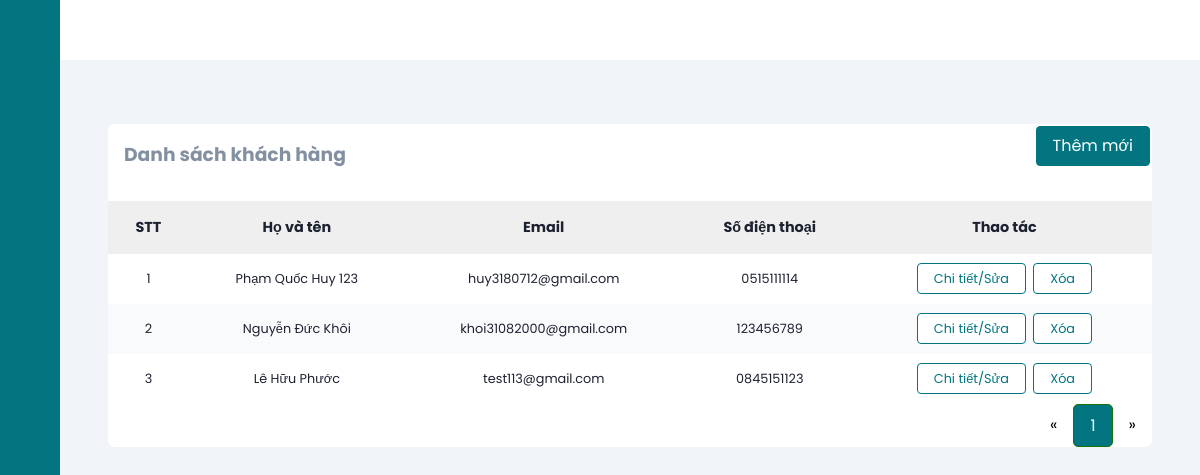
The page /userManage (signed in) on the database its author committed.
### tables this page shows
CREATE TABLE `users` (
  `id` int(11) NOT NULL,
  `fullName` varchar(255) NOT NULL,
  `email` varchar(255) NOT NULL,
  `dob` date NOT NULL,
  `address` varchar(500) NOT NULL,
  `password` varchar(255) NOT NULL,
  `roleId` int(11) NOT NULL,
  `status` tinyint(1) NOT NULL,
  `captcha` varchar(50) DEFAULT NULL,
  `isConfirmed` tinyint(4) NOT NULL DEFAULT 0,
  `phone` varchar(11) NOT NULL,
  `provinceId` varchar(5) NOT NULL,
  `districtId` varchar(5) NOT NULL,
  `wardId` varchar(5) NOT NULL,
  `delete_flg` int(11) DEFAULT 0
);

### mvc/core/ControllerBase.php (called while the page is built, shortened)
<?php
class ControllerBase{
    public function view($view, $data=[]){
        require_once "./mvc/views/".$view.".php";
    }
}
?>

### mvc/controllers/UserManage.php (called while the page is built, shortened)
<?php
class UserManage extends ControllerBase
{
    public function index($page = 1)
    {
        $user = $this->model("UserManageModel");
        $userList = ($user->getAllAdmin($page['page'] ?? 1))->fetch_all(MYSQLI_ASSOC);
        $countPaging = $user->getCountPaging(8);
        $this->view("admin/userList", [
            "headTitle" => "Quản lý khách hàng",
            "adminList" => $userList,
            'countPaging'=>$countPaging
        ]);
    }
}

### mvc/core/App.php (called while the page is built, shortened)
<?php
class App
{
    protected $action = "Index";
    function __construct()
    {
        $arr = $this->UrlProcess();
        if (file_exists("./mvc/controllers/" . $arr[0] . ".php")) {
            unset($arr[0]);
        }
        $this->controller = new $this->controller;
        $this->params = $arr ? array_values($arr) : [];
        array_push($this->params, $_GET);
        call_user_func_array([$this->controller, $this->action], $this->params);
    }
    function UrlProcess()
    {
        if (isset($_GET["url"])) {
            return explode("/", filter_var(trim($_GET["url"], "/")));
        }
    }
}

### index.php (called while the page is built, shortened)
<?php
$myApp = new App();
?>

### mvc/core/DB.php (called while the page is built, shortened)
<?php
class DB{
    private static $instance = null;
    protected $servername = "localhost";
    protected $username = "root";
    protected $password = "";
    private function __construct(){
        $this->con = mysqli_connect($this->servername, $this->username, $this->password);
    }
    public static function getInstance()
    {
      if(!self::$instance)
      {
        self::$instance = new DB();
      }
      return self::$instance;
    }
}
?>

### mvc/models/UserManageModel.php (called while the page is built, shortened)
<?php
class UserManageModel
{
    private static $instance = null;
    public static function getInstance()
    {
        if (!self::$instance) {
            self::$instance = new UserManageModel();
        }
        return self::$instance;
    }
    public function getAllAdmin($page = 1, $total = 8)
    {
        $tmp = ($page - 1) * $total;
        $db = DB::getInstance();
        $sql = "SELECT * FROM users where roleID = 2 and delete_flg = 0 LIMIT $tmp,$total";
        $result = mysqli_query($db->con, $sql);
        return $result;
    }
}

### mvc/views/admin/userList.php (the view)
<?php require APP_ROOT . '/views/admin/inc/head.php'; ?>
<body>
    <?php require APP_ROOT . '/views/admin/inc/sidebar.php'; ?>
    <div class="main-content">
        <main>
            <section class="recent">
                <div class="activity-grid">
                    <div class="activity-card">
                        <a href="<?= URL_ROOT . '/userManage/add' ?>" class="button right">Thêm mới</a>
                        <h3>Danh sách khách hàng</h3>
                        <p style="padding-left: 16px; color:green; padding-bottom: 16px"><?php if (isset($_SESSION['delete_success'])) echo $_SESSION['delete_success']; unset($_SESSION['delete_success']);  ?></p>
                        <div class="table-responsive">
                            <table>
                                <thead>
                                    <tr>
                                        <th>STT</th>
                                        <th>Họ và tên</th>
                                        <th>Email</th>
                                        <th>Số điện thoại</th>
                                        <th>Thao tác</th>
                                    </tr>
                                </thead>
                                <tbody>
                                    <?php
                                    $count = 0;
                                    foreach ($data['adminList'] as $key => $value) {
                                    ?>
                                        <tr>
                                            <td><?= ++$count ?></td>
                                            <td><?= $value['fullName'] ?></td>
                                            <td><?= $value['email'] ?></td>
                                            <td><?= $value['phone'] ?></td>
                                            <td>
                                                <a class="button-normal" href="<?= URL_ROOT . '/userManage/edit/' . $value['id'] ?>">Chi tiết/Sửa</a>
                                                <a class="button-normal" href="<?= URL_ROOT . '/userManage/delete/' . $value['id'] ?>">Xóa</a>
                                            </td>
                                        </tr>
                                    <?php }
                                    ?>
                                </tbody>
                            </table>
                        </div>
                        <div class="pagination">
                            <a href="<?= URL_ROOT ?>/userManage?page=<?= (isset($_GET['page'])) ? (($_GET['page'] <= 1) ? 1 : $_GET['page'] - 1) : 1 ?>">&laquo;</a>
                            <?php
                            for ($i = 1; $i <= $data['countPaging']; $i++) {
                                if (isset($_GET['page'])) {
                                    if ($i == $_GET['page']) { ?>
                                        <a class="active" href="<?= URL_ROOT ?>/userManage?page=<?= $i ?>"><?= $i ?></a>
                                    <?php } else { ?>
                                        <a href="<?= URL_ROOT ?>/userManage?page=<?= $i ?>"><?= $i ?></a>
                                    <?php  }
                                } else {
                                    if ($i == 1) { ?>
                                        <a class="active" href="<?= URL_ROOT ?>/userManage?page=<?= $i ?>"><?= $i ?></a>
                                    <?php  } else { ?>
                                        <a href="<?= URL_ROOT ?>/userManage?page=<?= $i ?>"><?= $i ?></a>
                                    <?php   } ?>
                                <?php  } ?>
                            <?php }
                            ?>
                            <a href="<?= URL_ROOT ?>/userManage?page=<?= (isset($_GET['page'])) ? ($_GET['page'] == $data['countPaging'] ? $_GET['page'] : $_GET['page'] + 1) : 2 ?>">&raquo;</a>
                        </div>
                    </div>
                </div>
            </section>
        </main>
    </div>
</body>
</html>

### public/css/admin.css (style rules this page uses)
:root { --main-color: #027581; --color-dark: #1D2231; --text-grey: #8390A2; }
* { font-family: 'Poppins', sans-serif; margin: 0; padding: 0; text-decoration: none; list-style-type: none; box-sizing: border-box; }
.main-content { position: relative; margin-left: 240px; transition: margin-left 500ms; }
main { margin-top: 60px; background: #f1f5f9; min-height: 90vh; padding: 1rem 3rem; }
.recent { margin-top: 3rem; margin-bottom: 3rem; }
.activity-grid { display: grid; grid-template-columns: 100% 25%; grid-column-gap: 1.5rem; }
.activity-card, .summary-card, .bday-card { background: #fff; border-radius: 7px; }
.activity-card h3 { color: var(--text-grey); margin: 1rem; }
.activity-card table { width: 100%; border-collapse: collapse; }
.activity-card thead { background: #efefef; text-align: left; }
th, td { font-size: .9rem; padding: 1rem 1rem; color: var(--color-dark); text-align: center; }
td { font-size: .8rem; }
tbody tr:nth-child(even) { background: #f9fafc; }
.button { background: var(--main-color); color: #fff; border: 1px solid var(--main-color); border-radius: 4px; padding: .4rem 1rem; margin: 2px 2px; }
.button-normal { background: white; color: var(--main-color); border: 1px solid var(--main-color); border-radius: 4px; padding: .4rem 1rem; margin: 2px 2px; }
.table-responsive { overflow-x: auto; }
@media only screen and (max-width: 1200px) { .main-content { margin-left: 60px; } }
.right { float: right; }
.active { background: rgb(9, 136, 20); color: #fff; border: 1px solid rgb(23, 116, 4); padding: 5px; border-radius: 20px; }
.pagination { float: right; }
.pagination a { color: black; float: left; padding: 8px 16px; text-decoration: none; }
.pagination a.active { background-color: #027581; color: white; border-radius: 5px; }

### rows shown on the page
users: fullName "Phạm Quốc Huy 123", email "huy3180712@gmail.com", phone "0515111114"
users: fullName "Nguyễn Đức Khôi", email "khoi31082000@gmail.com", phone "123456789"
users: fullName "Lê Hữu Phước", email "test113@gmail.com", phone "0845151123"
